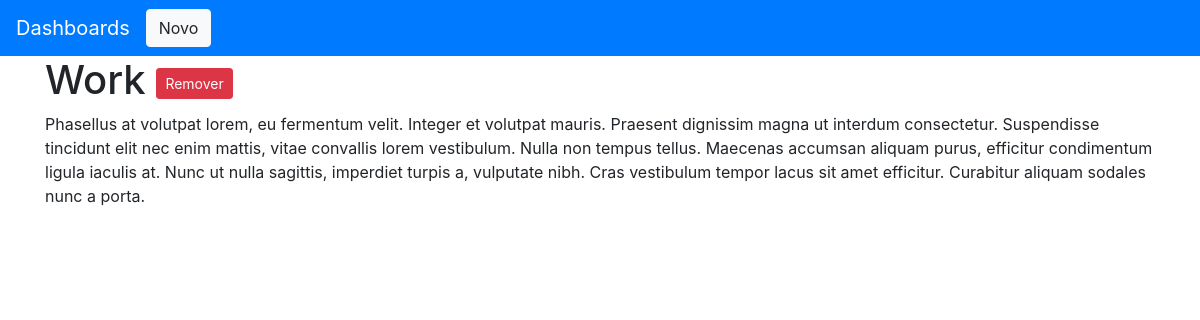
Page /dashboards/2/ on the committed database.
### app/models.py (models this page shows, shortened)
class Dashboard(models.Model):
    title = models.CharField(max_length=200)
    description = models.TextField()

### app/views.py (the view)
# urls.py: path('dashboards/<int:pk>/', views.dashboard_detail, name='dashboard_detail'),
def dashboard_detail(request, pk):
	dashboard = get_object_or_404(Dashboard, pk=pk)
	return render(request, 'app/dashboard_detail.html', {'dashboard': dashboard})

### app/templates/app/dashboard_detail.html
{% extends 'app/base.html' %}
{% block content %}
	<h1>{{ dashboard.title }} <a href="{% url 'dashboard_delete' pk=dashboard.pk %}" class="btn btn-sm btn-danger">Remover</a></h1>
	<p>{{ dashboard.description|linebreaksbr }}</p>
{% endblock %}

### rows in the picture
Dashboard: title "Work", description "Phasellus at volutpat lorem, eu fermentum velit. Integer et volutpat mauris. Praesent dignissim magna ut interdum consectetur. Suspendisse tincidunt elit nec enim mattis, vitae convallis lorem vestibulum. Nulla non tempus tellus. Maecenas accumsan aliquam purus, efficitur condimentum ligula iaculis at. Nunc ut nulla sagittis, imperdiet turpis a, vulputate nibh. Cras vestibulum tempor lacus sit amet efficitur. Curabitur aliquam sodales nunc a porta."
